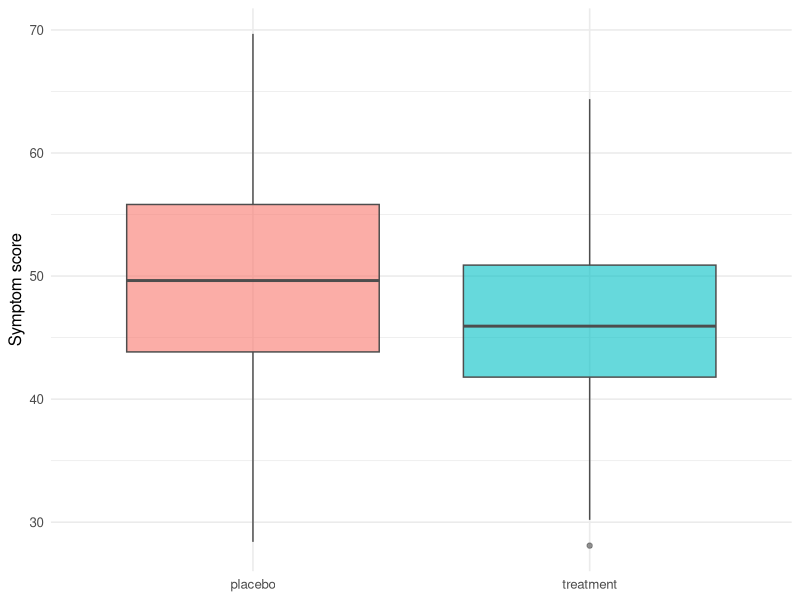

Generate this figure with R:
## ---- chunk 1
#| label: setup
library(tidyverse)
set.seed(42)
theme_set(theme_minimal(base_size = 12))
## ---- chunk 2
n <- 200
trial <- tibble(
  id    = seq_len(n),
  arm   = sample(rep(c("placebo", "treatment"), each = n / 2)),
  # 15% of treatment arm never take the drug (will be placebo in reality)
  crossed = if_else(arm == "treatment" & runif(n) < 0.15, TRUE, FALSE),
  received = if_else(crossed, "placebo", arm),
  y = rnorm(n, mean = 50, sd = 8) +
      if_else(received == "treatment", -5, 0)
)

trial |>
  ggplot(aes(arm, y, fill = arm)) +
  geom_boxplot(alpha = 0.6, colour = "grey30") +
  labs(x = NULL, y = "Symptom score") +
  theme(legend.position = "none")
## ---- chunk 3
trial |>
  group_by(arm) |>
  summarise(mean = mean(y), sd = sd(y), n = n())
## ---- chunk 4
itt <- t.test(y ~ arm, data = trial)
pp  <- t.test(y ~ received, data = trial)
itt
pp
## ---- chunk 5
sessionInfo()
